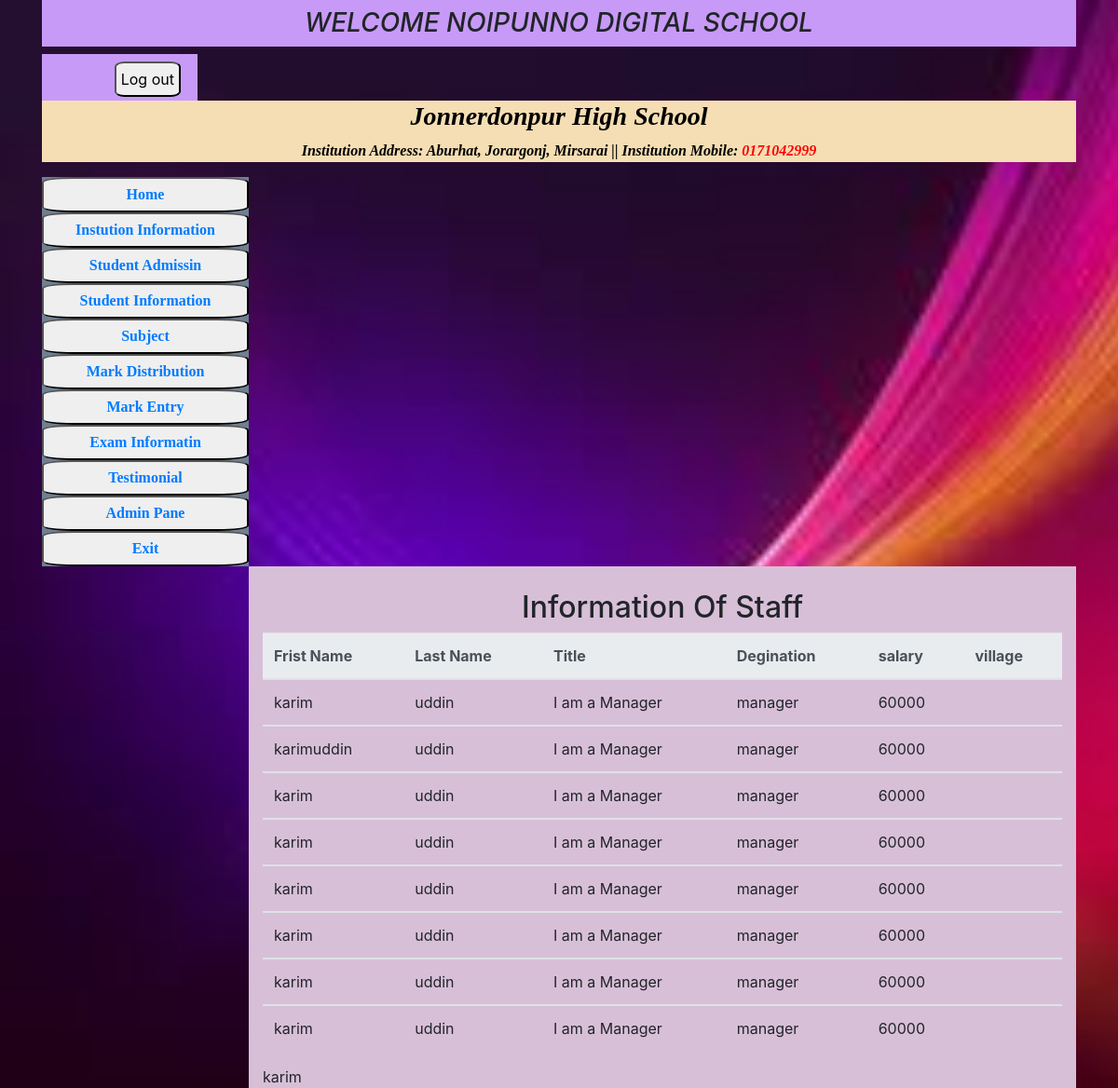
The app's page /noipunno/display.php with its own data.
### tables this page shows
CREATE TABLE `institution_table` (
  `ins_id` int(100) NOT NULL,
  `ins_name` varchar(150) NOT NULL,
  `ins_address` text NOT NULL,
  `ins_catagory` varchar(150) NOT NULL,
  `ins_head` varchar(150) NOT NULL,
  `ins_mobile` varchar(11) NOT NULL,
  `ins_logo` varchar(150) NOT NULL
);

CREATE TABLE `inline_table` (
  `id` int(100) NOT NULL,
  `fname` varchar(150) NOT NULL,
  `lname` varchar(150) NOT NULL,
  `title` varchar(150) NOT NULL,
  `degination` varchar(150) NOT NULL,
  `salary` varchar(150) NOT NULL,
  `village` varchar(100) NOT NULL
);

### noipunno/display.php (the view, shortened to what this page needs)
<!DOCTYPE html>
<html lang="en">
<head>
    <link rel="stylesheet" href="css/bootstrap.min.css">
    <link rel="stylesheet" href="css/down.css">
</head>
<body>
    <div class="container">
        <div class="header" >
        <div class="header_left"><h3> WELCOME NOIPUNNO DIGITAL SCHOOL </h3></div>
            <div class="header_right"><button class="button">Log out</button></div>
        </div>
        <?php
            $connection = mysqli_connect('localhost','root','','user_info');
            $query = "SELECT ins_name, ins_address, ins_mobile FROM institution_table WHERE 1";
            $result = mysqli_query($connection,$query);
            while ($row = mysqli_fetch_assoc($result)){
                $ins_name = $row['ins_name'];
                $ins_address = $row['ins_address'];
                $ins_mobile = $row['ins_mobile'];
            }
            ?>
            <div class="bottom">
                    <h3> <?php echo $ins_name; ?> </h3>
                    <p> Institution Address: <?php echo $ins_address;?> ||  Institution Mobile: <span> <?php echo $ins_mobile?></span></p>
            </div>
        <div class="body">
            <div class="body_left">
                <div><button class="info_button"><a href="index.php">Home</a> </button> </div>
                <div><button class="info_button"><a href="instution_info.php">Instution Information</a> </button> </div>
                <div><button class="info_button"><a href="admission.php"> Student Admissin</a></button> </div>
                <div><button class="info_button"><a href="">Student Information</a> </button> </div>
                <div><button class="info_button"><a href=""> Subject</a></button> </div>
                <div><button class="info_button"><a href="display.php">Mark Distribution</a> </button> </div>
                <div><button class="info_button"><a href="mark.php">Mark Entry</a> </button> </div>
                <div><button class="info_button"><a href="">Exam Informatin</a> </button> </div>
                <div><button class="info_button"><a href=""> Testimonial</a></button> </div>
                <div><button class="info_button"><a href="">Admin Pane</a> </button> </div>
                <div><button class="info_button"><a href="">Exit</a> </button> </div>
            </div>
            <div class="body_right">
<div class="container">
    <h2 style="text-align:center; padding-top:25px">Information Of Staff</h2>
<table class="table">
    <thead class="thead-light">
        <tr class="show">
            <th>Frist Name</th>
            <th>Last Name</th>
            <th>Title</th>
            <th>Degination</th>
            <th>salary</th>
            <th>village</th>
        </tr>
    </thead>
<?php
$connection = mysqli_connect('localhost','root','','user_info');
$query = "SELECT * FROM inline_table";
$result = mysqli_query($connection,$query);
while ($row = mysqli_fetch_assoc($result)){
        $fname= $row['fname'];
        $lname= $row['lname'];
        $title = $row['title'];
        $degination = $row['degination'];
        $salary = $row['salary'];
        $village = $row['village'];
        $id = $row['id'];
?>
<tbody class="thead-light">
    <tr>
    <td><div contenteditable="true" onBlur="updateValue(this,'fname','<?php echo $id?>')" onClick="activate(this)"><?php echo $fname;?></div></td>
    <td><div contenteditable="true" onBlur="updateValue(this,'lname','<?php echo $id?>')" onClick="activate(this)"><?php echo $lname;?></div></td>
    <td><div contenteditable="true" onBlur="updateValue(this,'title','<?php echo $id?>')" onClick="activate(this)"><?php echo $title;?></div></td>
    <td><div contenteditable="true" onBlur="updateValue(this,'degination','<?php echo $id?>')" onClick="activate(this)"><?php echo $degination;?></div></td>
    <td><div contenteditable="true" onBlur="updateValue(this,'salary','<?php echo $id?>')" onClick="activate(this)"><?php echo $salary;?></div></td>
    <td><div contenteditable="true" onBlur="updateValue(this,'village','<?php echo $id?>')" onClick="activate(this)"><?php echo $village;?></div></td>
    </tr>
</tbody>
<?php
}
?>
</table>
<div contenteditable="true" onBlur="updateValue(this,'student_roll')" onClick="activate(this)"><?php echo $fname;?></div>
</div>
            </div>
        </div>
    </div>
</body>
</html>

### noipunno/css/down.css (style rules this page uses)
body { background-image: url(../images/background.jpg); background-repeat: no-repeat; background-size: cover; background-attachment: fixed; }
.header h3 { text-align: center; background-color: rgb(200, 154, 247); height: 50px; padding-top: 8px; }
.header_right { display: block; width: 15%; background-color: rgb(200, 154, 247); height: 50px; padding-top: 8px; padding-left: 7%; }
.button { border-radius: 15%; text-align: center; padding: 5px; }
.body_left { width: 20%; background-color: slategrey; }
.body_right { width: 80%; height: 50px; background-color:thistle; float: right; height: auto; }
.bottom { text-align: center; background-color: wheat; }
.bottom p span { color: red; }
.info_button { border-radius: 15%; text-align: center; padding: 5px; width: 100%; font-family: tahoma; font-weight: 900; }
.bottom h3 { text-align: center; color:black; font-family: tahoma; font-weight: 900; font-style: italic; }
.bottom p { text-align: center; color:black; font-family: tahoma; font-weight: 900; font-style: italic; }
.header_left h3 { font-style: italic; text-transform:capitalize; }

### records on screen
institution_table: ins_name "Jonnerdonpur High School", ins_address "Aburhat, Jorargonj, Mirsarai", ins_mobile "0171042999"
inline_table: fname "karim", lname "uddin", title "I am a Manager", degination "manager", salary "60000"
inline_table: fname "karimuddin", lname "uddin", title "I am a Manager", degination "manager", salary "60000"
inline_table: fname "karim", lname "uddin", title "I am a Manager", degination "manager", salary "60000"
inline_table: fname "karim", lname "uddin", title "I am a Manager", degination "manager", salary "60000"
inline_table: fname "karim", lname "uddin", title "I am a Manager", degination "manager", salary "60000"
inline_table: fname "karim", lname "uddin", title "I am a Manager", degination "manager", salary "60000"
inline_table: fname "karim", lname "uddin", title "I am a Manager", degination "manager", salary "60000"
inline_table: fname "karim", lname "uddin", title "I am a Manager", degination "manager", salary "60000"
